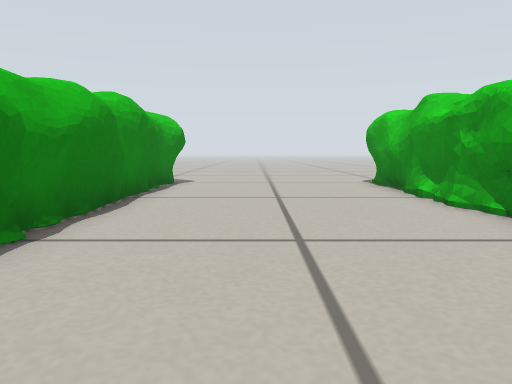
View 1 (above)

24 first-person views from a walk through a robot-simulator world made for Gazebo. The camera is 0.24 m above the floor, tilts 6° down and sees 70° across. The floor is counted in squares, 0.25 m on a side. Each view is taken from the middle of a square. On the plan, view 1 faces up. The plan holds only what a view shows up to about 13 squares ahead; the rest is blank. Robots are left out.

View 2
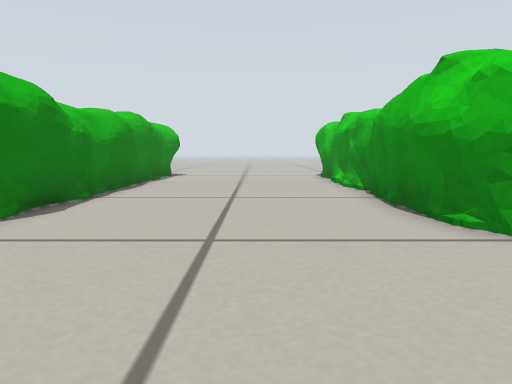

View 3
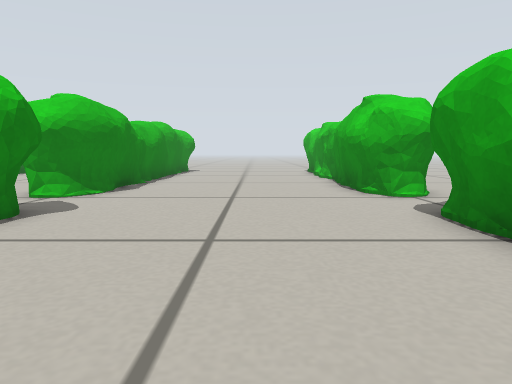

View 4
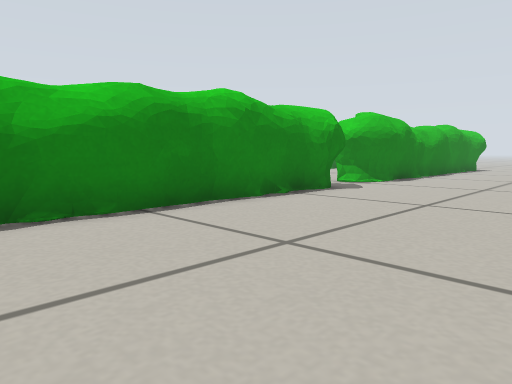

View 5
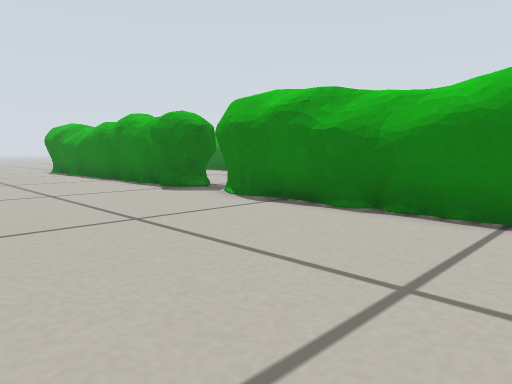

View 6
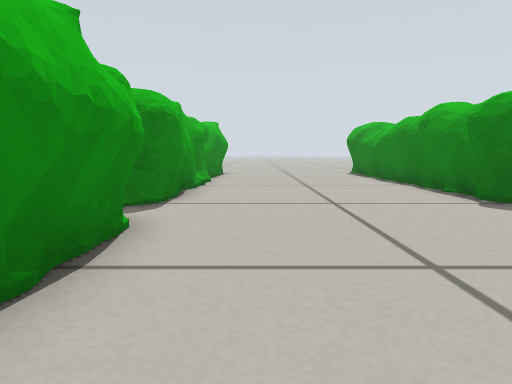

View 7
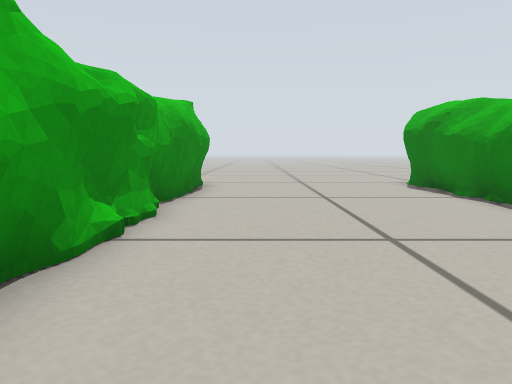

View 8
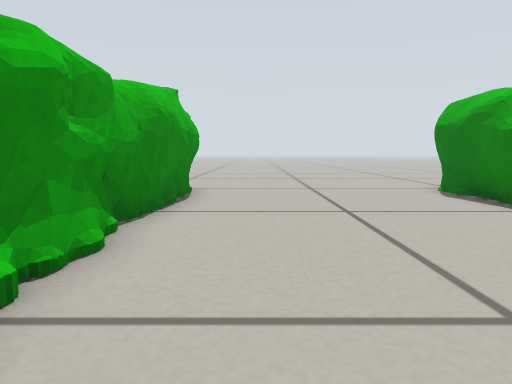

View 9
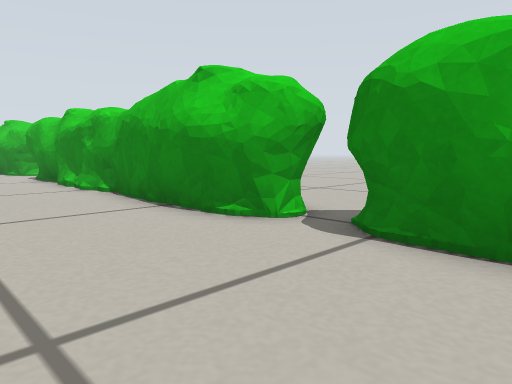

View 10
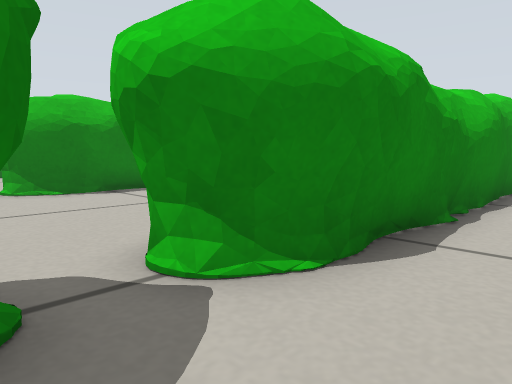

View 11
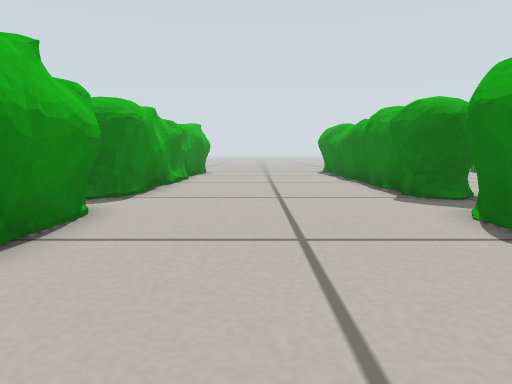

View 12
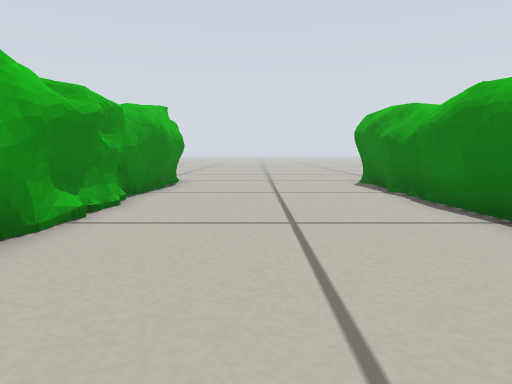

View 13
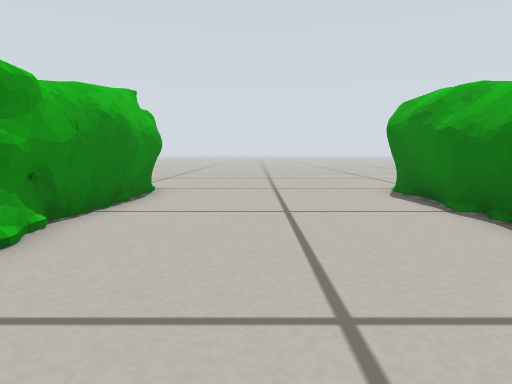

View 14
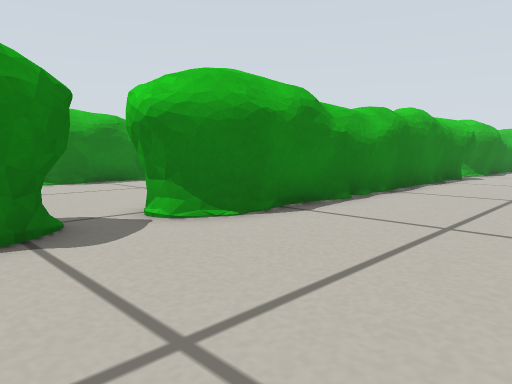

View 15
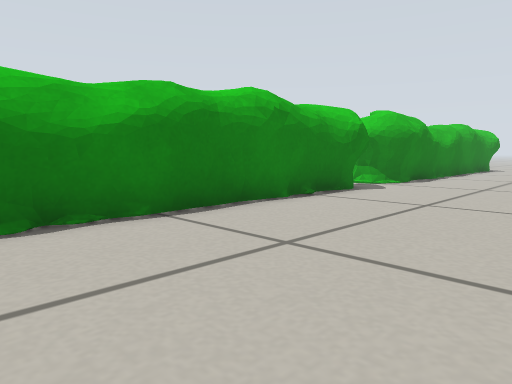

View 16
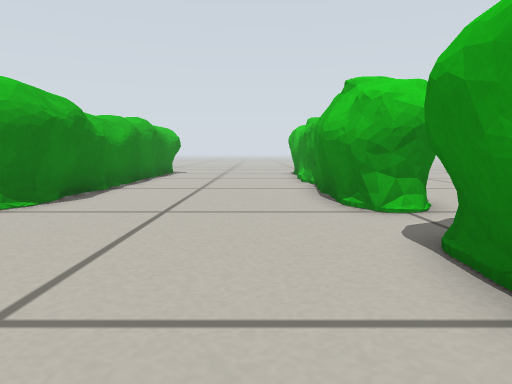

View 17
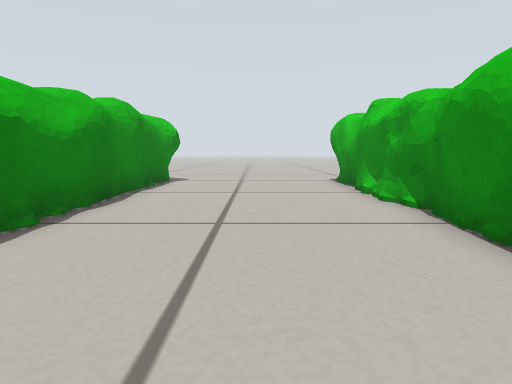

View 18
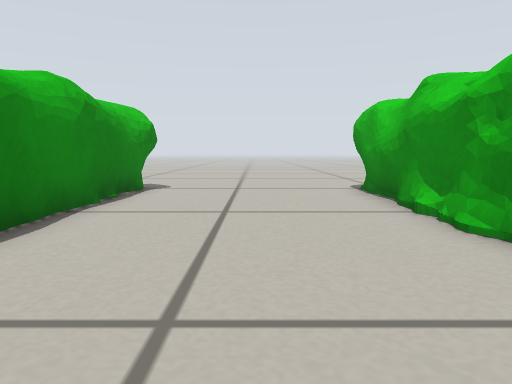

View 19
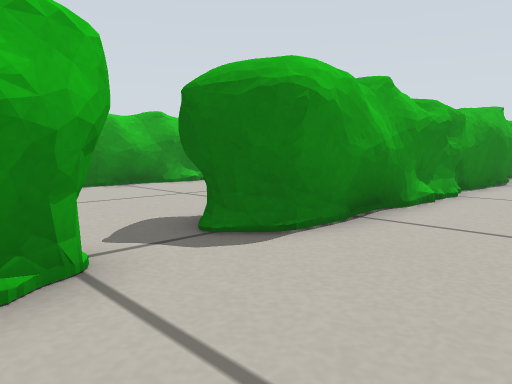

View 20
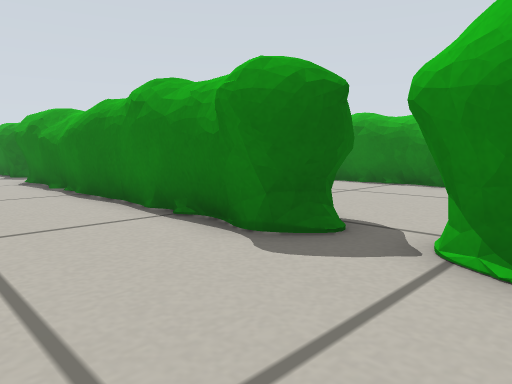

View 21
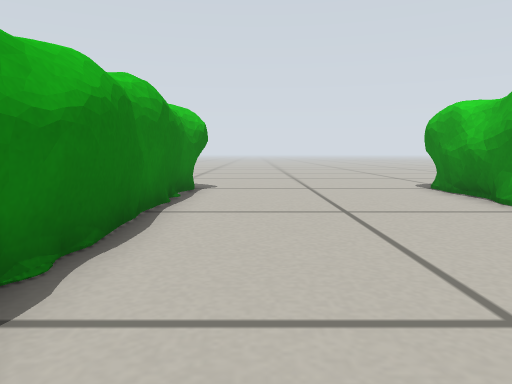

View 22
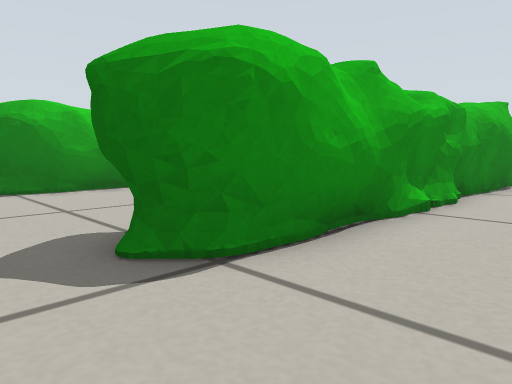

View 23
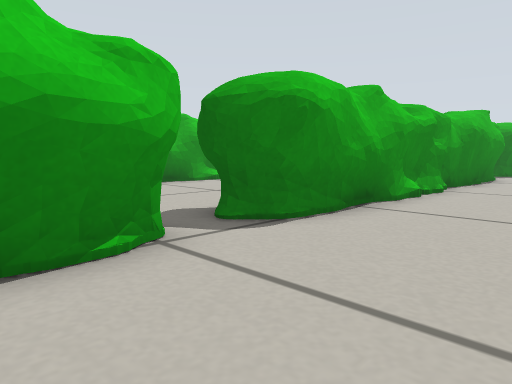

View 24
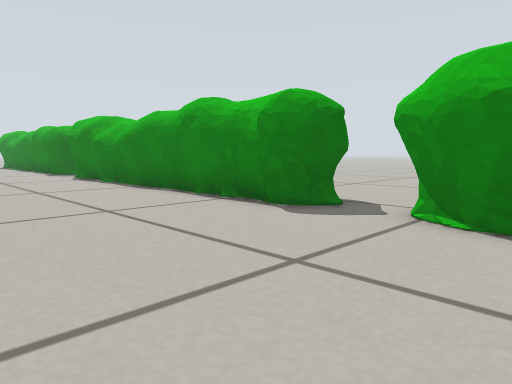

### Floor plan
Key: @ floor where view 1 was taken; . floor; B bush.
Columns run from 22 left of view 1 to 7 right of it. Each row starts with its distance up from view 1.
 14         . ................
 13          ...B...... ......
 12         ..BBB.....BBB.....B
 11         ..B.B.....BB......B
 10          .BBB.....BB......B
  9          .BBB.....BB......B
  8          .BBB.....BB......B
  7          .BBB.....BB......B
  6          .BBB.....BB......B
  5           BBB.....BB......B
  4           BBB.....BB......B
  3           B B.....BB......B .
  2       .. .B B....BBB.....BB .
  1     B.....B B.....BB......BB.
  0    BB.....BBB.....BB..@...BB
 -1 ...........B................
 -2 .. BB.....BBB.....BBB.....B
 -3 ..  B.....B.B.....BB......B
 -4    BB.....BBB.....BB......B
 -5    BB.....BBB.....BB......B
 -6     B.....BBB.....BB......B
 -7    BB... .BBB.....BB......B
 -8     B... .B.B.....BB......B
 -9     B... .BBB.....BB......B
-10    BB... .BBB.....BB......B
-11    BB... .B B.....BB......B
-12     B...  B B.....BB......B
-13     B.....B B....BBB.....BB ..
-14     B..... BB.....BB......BB..
-15        ....B......BB......BB.
-16           BBB.....BBB.....B
-17            BB.....BB......B
-18            BB.....BB......B
-19            B......BB......B
-20            B......BB......B
-21            B......BB......B
-22            BB.....BB......B
-23            BB.....BB......B
-24            BB.....BB......B
-25            BB.....BB......B
-26            BB.....BB.....BB
-27            BB....BBB.....BB
-28             ......BB......
-29            ........ .......
-30            ................

Positions as (right, up) in squares from view 1, and headings:
1: (0, 0), facing up
2: (1, -4), facing up
3: (1, -8), facing up
4: (3, -11), facing up-left
5: (3, -7), facing down-left
6: (2, -9), facing down
7: (2, -16), facing down
8: (2, -18), facing down
9: (0, -18), facing up-right
10: (-1, -16), facing up-left
11: (-7, -8), facing down
12: (-7, -15), facing down
13: (-7, -18), facing down
14: (-6, -17), facing up-left
15: (-5, -11), facing up-left
16: (-6, -6), facing up
17: (-7, -1), facing up
18: (-7, 2), facing up
19: (-7, 1), facing down-right
20: (-7, 1), facing down-left
21: (-1, 2), facing up
22: (-14, 14), facing down-right
23: (-15, 2), facing down-right
24: (-13, 2), facing down-left
